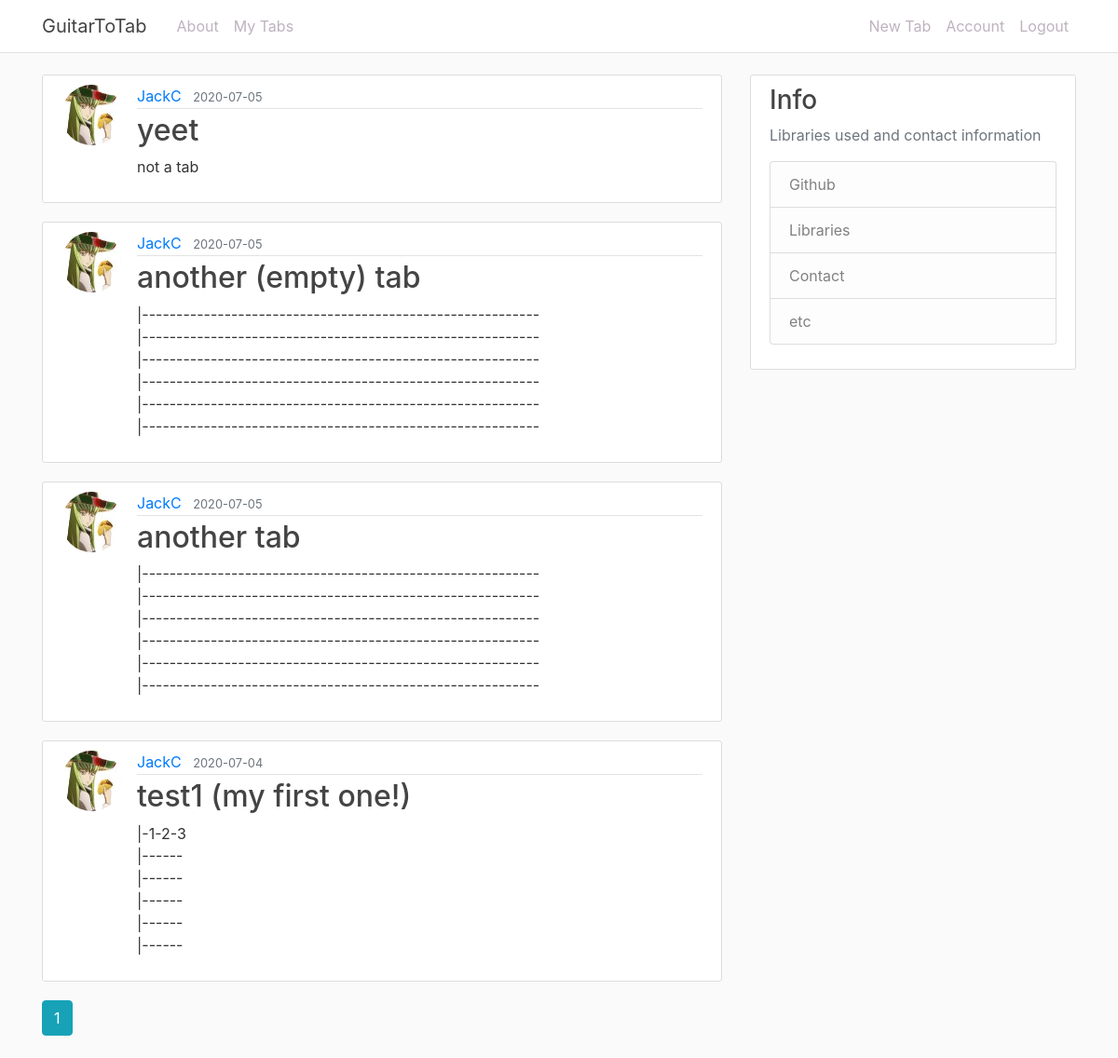
The app's page /my_tabs (signed in), older data.
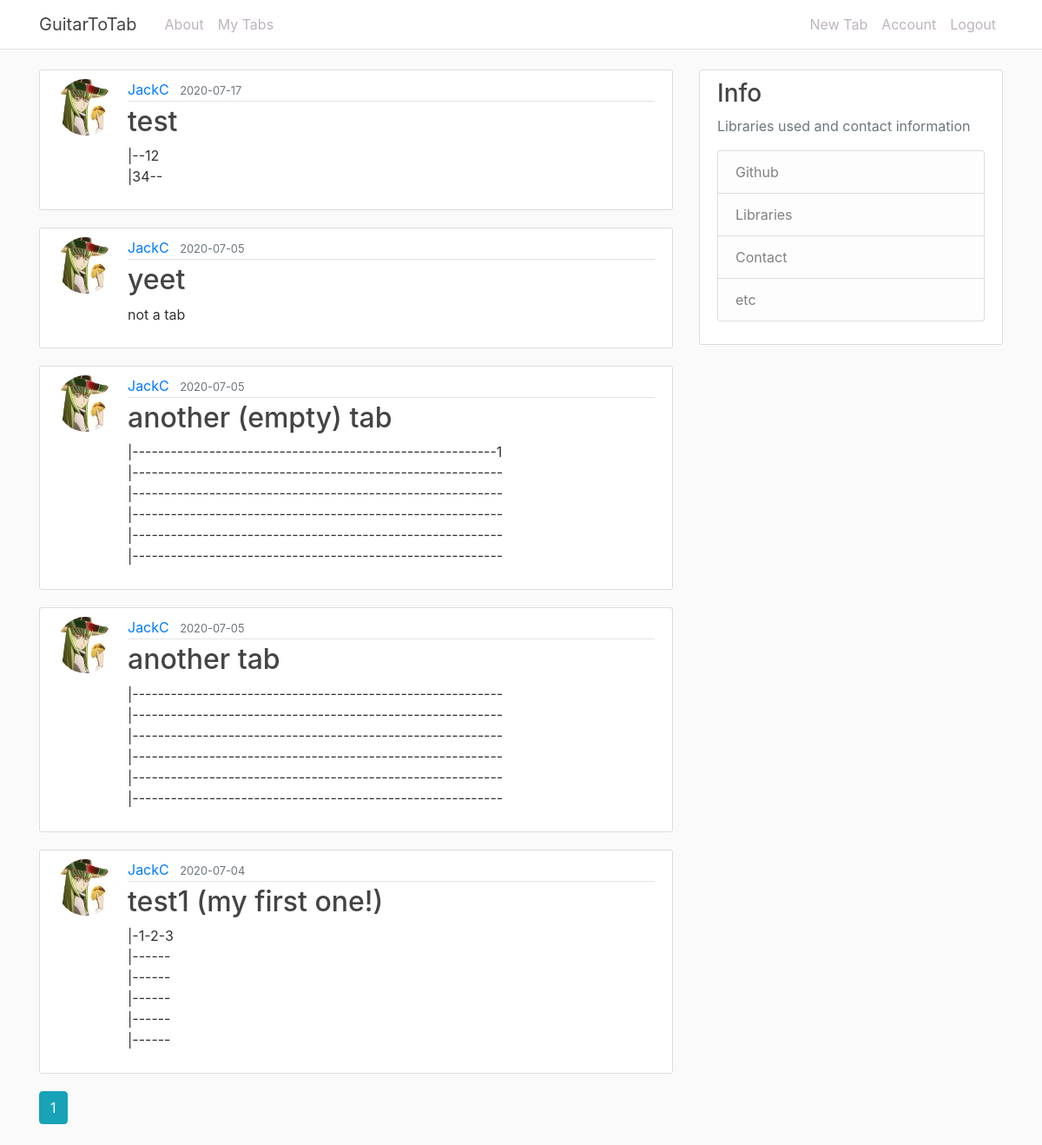
The same page, newer data.
### guitartotab/models.py (models this page shows, shortened)
class Tab(db.Model):
    id = db.Column(db.Integer, primary_key=True)
    title = db.Column(db.String(100), nullable=False)
    date_posted = db.Column(db.DateTime, nullable=False, default=datetime.utcnow)
    content = db.Column(db.Text, nullable=False)
    user_id = db.Column(db.Integer, db.ForeignKey('user.id'), nullable=False)

class User(db.Model, UserMixin):
    id = db.Column(db.Integer, primary_key=True)
    username = db.Column(db.String(20), unique=True, nullable=False)
    email = db.Column(db.String(120), unique=True, nullable=False)
    image_file = db.Column(db.String(20), nullable=False, default='default.jpg')
    password = db.Column(db.String(60), nullable=False)
    tabs = db.relationship('Tab', backref='author', lazy=True)

### guitartotab/main/routes.py (the view)
@main.route('/my_tabs')
def my_tabs():
    page = request.args.get('page', 1, type=int)
    user = current_user
    tabs = Tab.query.filter_by(author=user).order_by(Tab.date_posted.desc()).paginate(page=page,per_page=5)
    return render_template('home.html', title='My Tabs', tabs=tabs)

### guitartotab/models.py (called while the page is built)
@login_manager.user_loader
def load_user(user_id):
    return User.query.get(int(user_id))

### guitartotab/templates/home.html
{% extends "base.html" %}
{% block content %}
    {% if tabs.items %}
      {% for tab in tabs.items %}
          <article class="media content-section">
            <img class="rounded-circle article-img" src="{{ url_for('static', filename='profile_pics/' + tab.author.image_file) }}">
            <div class="media-body">
              <div class="article-metadata">
                <a class="mr-2" href="#">{{ tab.author.username }}</a>
                <small class="text-muted">{{ tab.date_posted.strftime('%Y-%m-%d') }}</small>
              </div>
              <h2><a class="article-title" href="{{ url_for('tabs.tab', tab_id=tab.id) }}">{{ tab.title }}</a></h2>
              <p class="article-content">{{ tab.content }}</p>
            </div>
          </article>
      {% endfor %}
      {% for page_num in tabs.iter_pages(left_edge=1, right_edge=1, left_current=1, right_current=2) %}
          {% if page_num %}
            {% if tabs.page == page_num %}
              <a class="btn btn-info mb-4" href="{{ url_for('main.my_tabs', page=page_num) }}">{{ page_num }}</a>
            {% else %}
              <a class="btn btn-outline-info mb-4" href="{{ url_for('main.my_tabs', page=page_num) }}">{{ page_num }}</a>
            {% endif %}
          {% else %}
            ...
          {% endif %}
      {% endfor %}
    {% else %}
      <h1>There seem to be nothing here...</h1>
    {% endif %}
{% endblock content %}

### guitartotab/templates/base.html (shortened to what this page needs)
<!DOCTYPE html>
<html>
<head>
    <link rel="stylesheet" href="https://maxcdn.bootstrapcdn.com/bootstrap/4.0.0/css/bootstrap.min.css">
    <link rel="stylesheet" type="text/css" href="{{ url_for('static', filename='main.css') }}">
</head>
<body>
    <header class="site-header">
        <nav class="navbar navbar-expand-md navbar-dark bg-steel fixed-top border-bottom">
          <div class="container">
            {% if current_user.is_authenticated %}
              <a class="navbar-brand mr-4" href="/my_tabs">GuitarToTab</a>
            {% else %}
              <a class="navbar-brand mr-4" href="/landing">GuitarToTab</a>
            {% endif %}
            <div class="collapse navbar-collapse" id="navbarToggle">
              <div class="navbar-nav mr-auto">
                {% if current_user.is_authenticated %}
                  <a class="nav-item nav-link" href="{{ url_for('main.about') }}">About</a>
                  <a class="nav-item nav-link" href="{{ url_for('main.my_tabs') }}">My Tabs</a>
                {% else %}
                  <a class="nav-item nav-link" href="{{ url_for('main.about') }}">About</a>
                {% endif %}
              </div>
              <div class="navbar-nav">
                {% if current_user.is_authenticated %}
                  <a class="nav-item nav-link" href="{{ url_for('tabs.new_tabs') }}">New Tab</a>
                  <a class="nav-item nav-link" href="{{ url_for('users.account') }}">Account</a>
                  <a class="nav-item nav-link" href="{{ url_for('users.logout') }}">Logout</a>
                {% else %}
                  <a class="nav-item nav-link" href="{{ url_for('users.login') }}">Login</a>
                  <a class="nav-item nav-link" href="{{ url_for('users.register') }}">Register</a>
                {% endif %}
              </div>
            </div>
          </div>
        </nav>
     </header>
     <main role="main" class="container">
      <div class="row">
        <div class="col-md-8">
          {% block content %}{% endblock %}
        </div>
        <div class="col-md-4">
          <div class="content-section">
            <h3>Info</h3>
            <p class='text-muted'> Libraries used and contact information
              <ul class="list-group">
                <li class="list-group-item list-group-item-light">Github</li>
                <li class="list-group-item list-group-item-light">Libraries</li>
                <li class="list-group-item list-group-item-light">Contact</li>
                <li class="list-group-item list-group-item-light">etc</li>
              </ul>
            </p>
          </div>
        </div>
      </div>
    </main>
</body>
</html>

### guitartotab/static/main.css (style rules this page uses)
body { background: #fafafa; color: #333333; margin-top: 5rem; font-family: -apple-system, BlinkMacSystemFont, 'Segoe UI', Roboto, Oxygen, Ubuntu, Cantarell, 'Open Sans', 'Helvetica Neue', sans-serif; }
h1, h2, h3, h4, h5, h6 { color: #444444; }
.container .navbar-brand { color: #444444; }
.bg-steel { background-color: #ffffff; }
.site-header .navbar-nav .nav-link { color: #beb2be; }
.content-section { background: #ffffff; padding: 10px 20px; border: 1px solid #dddddd; border-radius: 3px; margin-bottom: 20px; }
.article-title { color: #444444; }
.article-content { white-space: pre-line; }
.article-img { height: 65px; width: 65px; margin-right: 16px; }
.article-metadata { padding-bottom: 1px; margin-bottom: 4px; border-bottom: 1px solid #e3e3e3 }

Row changes from the older to the newer data that the page shows:
added Tab: image_file (picture), author.username "JackC", date_posted "2020-07-17", title "test", content "|--12 |34--"
changed Tab "another (empty) tab": content "|---------------------------------------------------------- |---------------------------------------------------------- |---------------------------------------------------------- |---------------------------------------------------------- |----------------------------------------------------------…" → "|---------------------------------------------------------1 |---------------------------------------------------------- |---------------------------------------------------------- |---------------------------------------------------------- |----------------------------------------------------------…"
